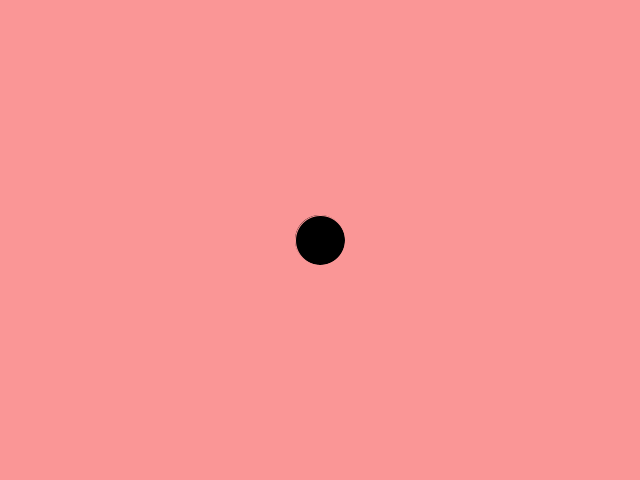
Frame 1 (no input)
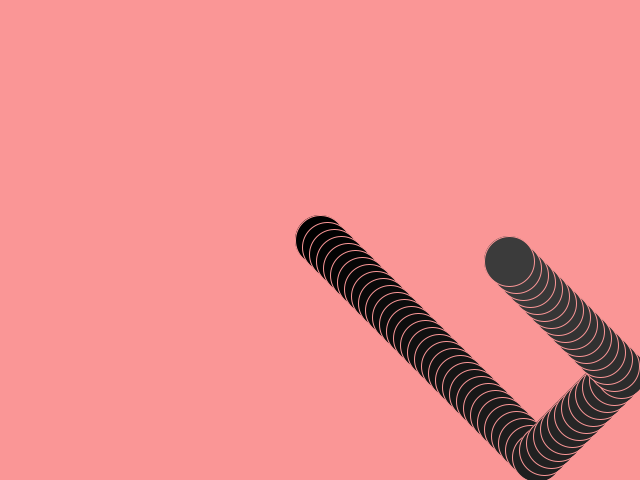
Frame 60 (the mouse pressed at the canvas centre just before this capture)
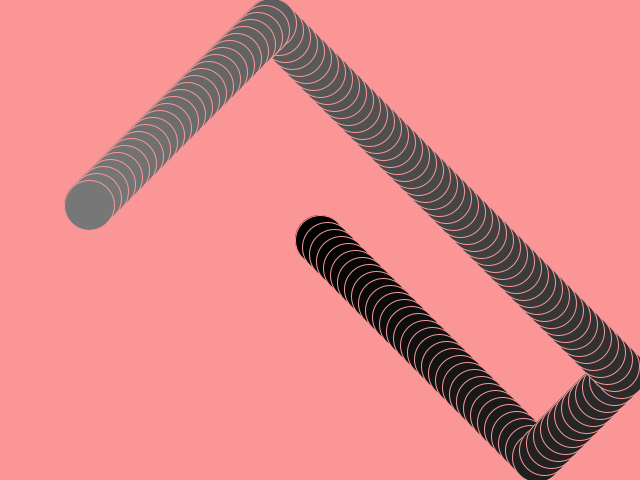
Frame 120 (the mouse held since frame 60 and released just before this capture)

The Processing sketch that drew these frames (run headless with seeded random() and noise(); from frame 60 on, the mouse is pressed at the canvas centre):

// Processing sketch: exercise01
// ── exercise01.pde
final int CIRCLE_SPEED = 7; // This is the speed the circles is moving across the screen. Currently 7 pixles per second.  
final color NO_CLICK_FILL_COLOR = color(250, 100, 100); //The colour is the basic pink filling the circle.
final color CLICK_FILL_COLOR = color(100, 100, 250); // The blue fill that shows up when you hover the curser over the circle.
final color BACKGROUND_COLOR = color(250, 150, 150); //This is just the background colour
final color STROKE_COLOR = color(250, 150, 150); //colour of the circles border 
final int CIRCLE_SIZE = 50; //The circles... size. Circumpherance and hieght. 

int circleColor = 0;

int circleX; // where the circle will be placed on the X axis.  
int circleY; //Where the circle will be placed on the Y axis.
int circleVX;//The velosity on the X axis
int circleVY;//The velocity on the Y axis (where the circle is moving)

int circle2x = 640;
int circle2y = 480;

void setup() { // All information previously written actually applied
  size(640, 480); //size of the window containing the code 
  circleX = width/2;// makes the circle start in the center of the screen 
  circleY = height/2;//makes the circle start in the center of the screen. 
  //if either the height or width were to be diregarded from this code then the circle would 
  //continuously move alone either, the x or y axis continuously. 
  circleVX = CIRCLE_SPEED;// the speed in witch the circle moves along the x axis 
  circleVY = CIRCLE_SPEED;// the speed in which the circle moves along the y axis
  stroke(STROKE_COLOR);// the circles border colour 
  fill(circleColor); //blue fill when cursure hoveres over moving circle.
  background(BACKGROUND_COLOR); //colour of the background 
}

void draw() {
  //background (0);
    if (dist(mouseX, mouseY, circleX, circleY) < CIRCLE_SIZE/2) {
    fill(CLICK_FILL_COLOR); 
  }
  else {
    fill(circleColor);// this code calculates the position of the curser and allows for the fill colour to change into blue when the curser hovers over the circle.
     circleColor = circleColor+1;
  }
  ellipse(circleX, circleY, CIRCLE_SIZE, CIRCLE_SIZE);// regulates the soze of the circle. 
 
  circleX += circleVX; //changes the position of the circle on the Y axis. It allows for the circle to "move" around the screen.
  circleY += circleVY;// changes the position of the circle on the Y axis. It allows for the circle to "move" around the screen.
  
  if (circleX + CIRCLE_SIZE/2 > width || circleX - CIRCLE_SIZE/2 < 0) {
    circleVX = -circleVX;//This makes sure that the circle bounces off the x axis of the window rather then moving off the screen.
  }
  if (circleY + CIRCLE_SIZE/2 > height || circleY - CIRCLE_SIZE/2 < 0) {
    circleVY = -circleVY;//This makes sure that the circle bounces off the y axis of the window rather then moving off the screen.
  }
}

void mousePressed() {
  background(BACKGROUND_COLOR);//this code redraws the background...
}
